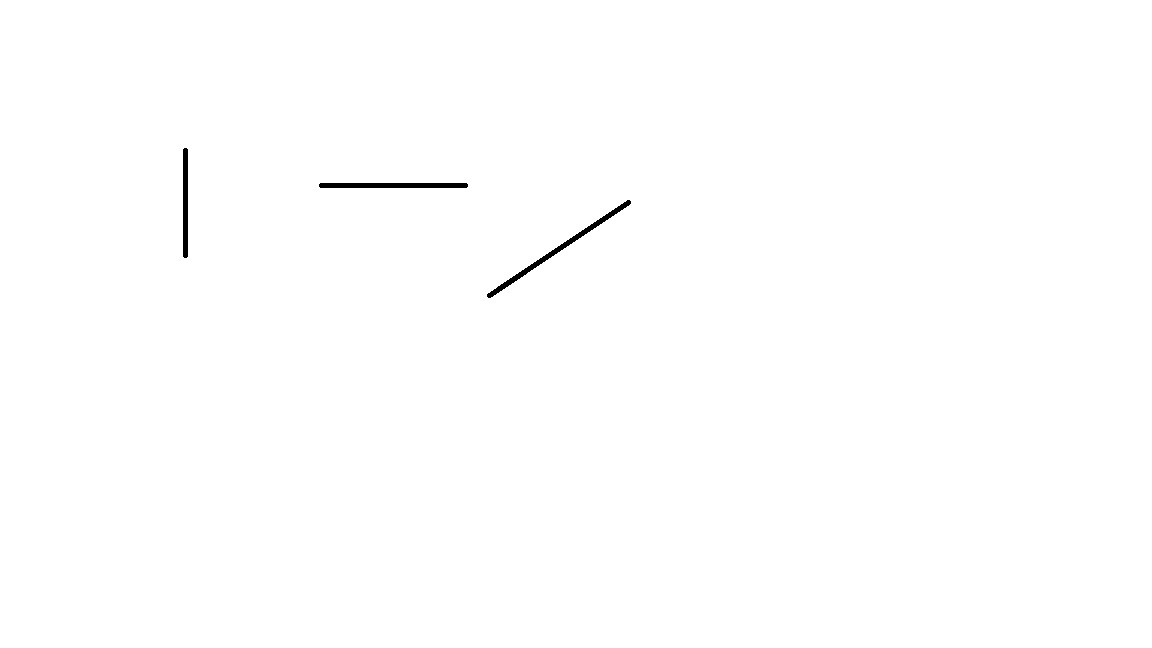
#> input picture 3_straight_curved_line/opencv/image3.jpg, 1152 x 648 px
$ python 3_straight_curved_line3.py
#> lines starting #> are read from the running program, lines starting #| are printed output that depends on the picture; after the words box and inside, x2 and y2 are one past the last pixel; in counts of white or black regions, pixels touching at a corner belong together
import cv2
import numpy as np
import matplotlib.pyplot as plt

# 读取图像并转换为灰度图像
def load_image(image_path):
#> called with image_path = 'image3.jpg'
    image = cv2.imread(image_path)
#> image is the input picture: shape (648, 1152, 3); min 0, max 255, mean 254.3
    return image
def find_line_segments(image):
    gray = cv2.cvtColor(image, cv2.COLOR_BGR2GRAY)
    # 边缘检测
    edges = cv2.Canny(gray, 50, 150, apertureSize=3)
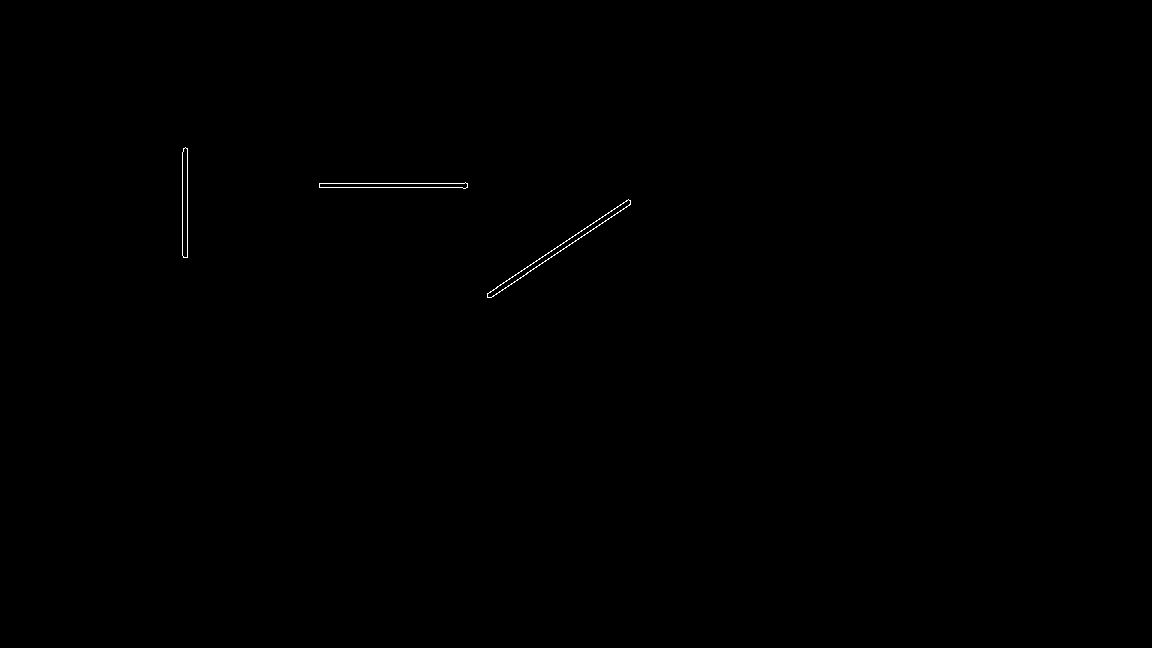
#> edges: shape (648, 1152); 0.12% white in thin lines or dots, all inside (x1, y1, x2, y2) = (182, 147, 631, 298)
    # 霍夫变换检测线段
    lines = cv2.HoughLinesP(edges, 1, np.pi / 180, threshold=100, minLineLength=50, maxLineGap=10)
#> lines = [[319, 183, 467, 183], [491, 297, 630, 203], [487, 294, 628, 199], [319, 187, 467, 187], [187, 257, 187, 148], [182, 255, 182, 152]]
    return lines

# 去除重复的线段
def remove_duplicate_lines(lines, distance_threshold=10, angle_threshold=np.pi / 180):
    filtered_lines = []
    for line in lines:
        x1, y1, x2, y2 = line[0]
        if not filtered_lines:
            filtered_lines.append(line)
        else:
            duplicate = False
            for filtered_line in filtered_lines:
                fx1, fy1, fx2, fy2 = filtered_line[0]

                # 计算线段之间的距离和角度差异
                distance1 = np.sqrt((x1 - fx1) ** 2 + (y1 - fy1) ** 2)
                distance2 = np.sqrt((x2 - fx2) ** 2 + (y2 - fy2) ** 2)
                angle1 = np.arctan2(y2 - y1, x2 - x1)
                angle2 = np.arctan2(fy2 - fy1, fx2 - fx1)
                angle_diff = np.abs(angle1 - angle2)

                # 检查是否为重复线段
                if distance1 < distance_threshold and distance2 < distance_threshold and angle_diff < angle_threshold:
                    duplicate = True
                    break

            if not duplicate:
                filtered_lines.append(line)

    return filtered_lines

image_path = 'image3.jpg'
image=load_image(image_path)
lines = find_line_segments(image)
filtered_lines = remove_duplicate_lines(lines)
#> the loop in remove_duplicate_lines, `for line in lines:` made 6 passes
#> after the loop in remove_duplicate_lines, `for line in lines:`: filtered_lines = [[[319, 183, 467, 183]], [[491, 297, 630, 203]], [[187, 257, 187, 148]]]

# 在图像上绘制检测到的线段
if filtered_lines is not None:
    for line in filtered_lines:
        x1, y1, x2, y2 = line[0]
        cv2.line(image, (x1, y1), (x2, y2), (0, 0, 255), 2)
        length = np.sqrt((x2 - x1) ** 2 + (y2 - y1) ** 2)
        print(f"坐标位置:({x1}, {y1}) 到 ({x2}, {y2}) 长度: {length:.2f} 像素")
#> this loop made 3 passes
#> (x1, y1, x2, y2, length) on passes 1 to 3: (319, 183, 467, 183, 148), (491, 297, 630, 203, 167.8), (187, 257, 187, 148, 109)
#| 坐标位置:(319, 183) 到 (467, 183) 长度: 148.00 像素
#| 坐标位置:(491, 297) 到 (630, 203) 长度: 167.80 像素
#| 坐标位置:(187, 257) 到 (187, 148) 长度: 109.00 像素
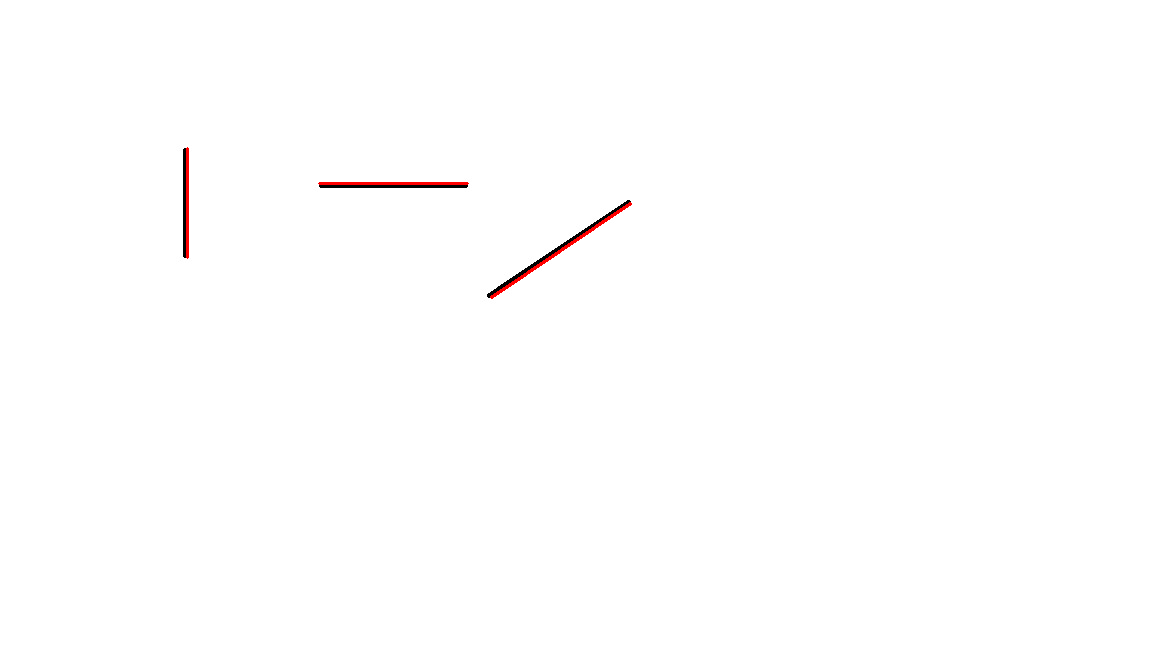
#> image: shape (648, 1152, 3); 0.18% of pixels changed, all inside (x1, y1, x2, y2) = (186, 147, 632, 299)

# 显示结果
cv2.imshow('Detected Line Segments',cv2.cvtColor(image, cv2.COLOR_BGR2RGB))
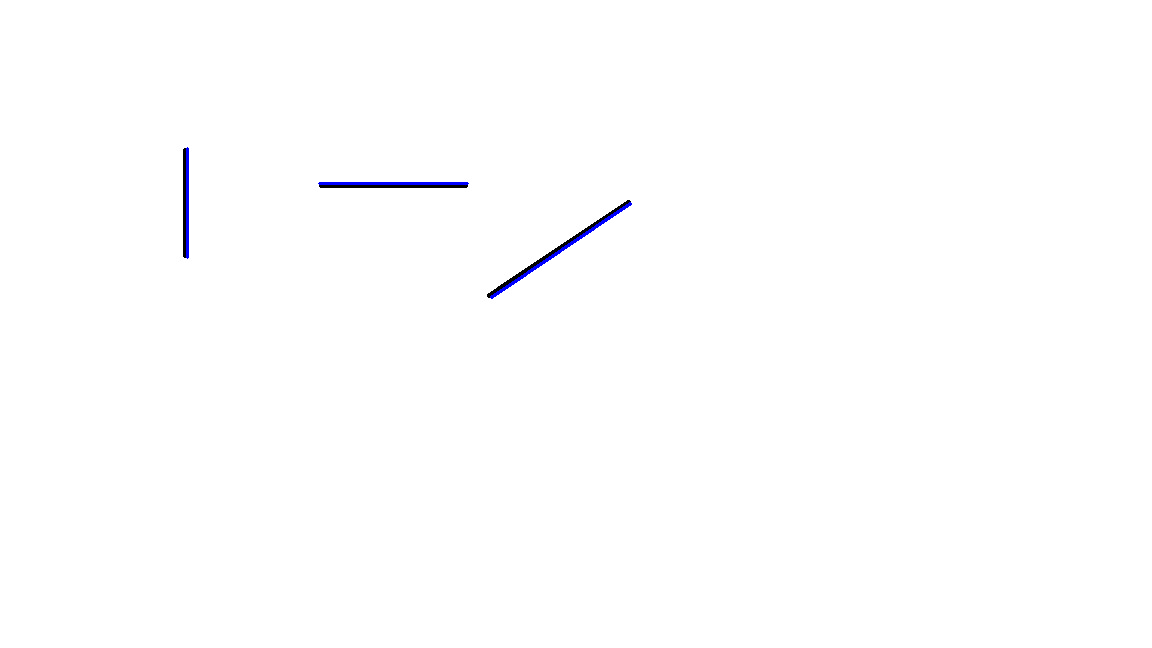
#> window 'Detected Line Segments': shape (648, 1152, 3); mean B, G, R 254.5, 254.1, 254.1
cv2.waitKey()
cv2.destroyAllWindows()
